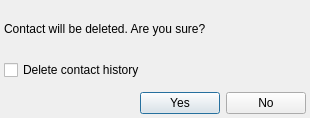
<?xml version="1.0" encoding="UTF-8"?>
<ui version="4.0">
 <class>deleteContactDialogClass</class>
 <widget class="QDialog" name="deleteContactDialogClass">
  <property name="geometry">
   <rect>
    <x>0</x>
    <y>0</y>
    <width>310</width>
    <height>118</height>
   </rect>
  </property>
  <property name="windowTitle">
   <string>deleteContactDialog</string>
  </property>
  <property name="windowIcon">
   <iconset>
    <normaloff>:/icons/crystal_project/deleteuser.png</normaloff>:/icons/crystal_project/deleteuser.png</iconset>
  </property>
  <layout class="QGridLayout">
   <property name="margin">
    <number>4</number>
   </property>
   <item row="0" column="0" colspan="3">
    <widget class="QLabel" name="label">
     <property name="minimumSize">
      <size>
       <width>0</width>
       <height>50</height>
      </size>
     </property>
     <property name="text">
      <string>Contact will be deleted. Are you sure?</string>
     </property>
    </widget>
   </item>
   <item row="1" column="0" colspan="3">
    <widget class="QCheckBox" name="checkBox">
     <property name="text">
      <string>Delete contact history</string>
     </property>
    </widget>
   </item>
   <item row="3" column="0">
    <spacer>
     <property name="orientation">
      <enum>Qt::Horizontal</enum>
     </property>
     <property name="sizeHint" stdset="0">
      <size>
       <width>40</width>
       <height>20</height>
      </size>
     </property>
    </spacer>
   </item>
   <item row="3" column="1">
    <widget class="QPushButton" name="yesButton">
     <property name="text">
      <string>Yes</string>
     </property>
    </widget>
   </item>
   <item row="3" column="2">
    <widget class="QPushButton" name="noButton">
     <property name="text">
      <string>No</string>
     </property>
    </widget>
   </item>
   <item row="2" column="0">
    <spacer name="verticalSpacer">
     <property name="orientation">
      <enum>Qt::Vertical</enum>
     </property>
     <property name="sizeHint" stdset="0">
      <size>
       <width>20</width>
       <height>40</height>
      </size>
     </property>
    </spacer>
   </item>
  </layout>
 </widget>
 <layoutdefault spacing="6" margin="11"/>
 <resources>
  <include location="../../../qutim.qrc"/>
 </resources>
 <connections>
  <connection>
   <sender>noButton</sender>
   <signal>clicked()</signal>
   <receiver>deleteContactDialogClass</receiver>
   <slot>reject()</slot>
   <hints>
    <hint type="sourcelabel">
     <x>244</x>
     <y>116</y>
    </hint>
    <hint type="destinationlabel">
     <x>308</x>
     <y>120</y>
    </hint>
   </hints>
  </connection>
  <connection>
   <sender>yesButton</sender>
   <signal>clicked()</signal>
   <receiver>deleteContactDialogClass</receiver>
   <slot>accept()</slot>
   <hints>
    <hint type="sourcelabel">
     <x>193</x>
     <y>129</y>
    </hint>
    <hint type="destinationlabel">
     <x>88</x>
     <y>121</y>
    </hint>
   </hints>
  </connection>
 </connections>
</ui>
